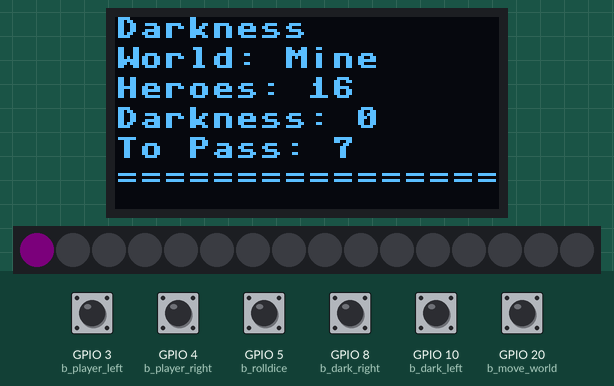
A program run on a simulated ESP32 board running MicroPython. Parts: 128×64 one-colour display, 16 RGB LEDs in strip order, left to right. Inputs (shaded band) come from the test bench; at power-on: GPIO 3 (b_player_left), GPIO 4 (b_player_right), GPIO 5 (b_rolldice), GPIO 8 (b_dark_right), GPIO 10 (b_dark_left), GPIO 20 (b_move_world) HIGH. Dim RGB values are drawn brighter than linear; files the program writes start out absent; random numbers come from a fixed seed; library files of the repository ran but are not shown: neopixel.py, ssd1306.py.

Above: at 1.4 s.
1.5 s: GPIO 5 (b_rolldice) pulled LOW for 0.15 s
At 2.9 s:
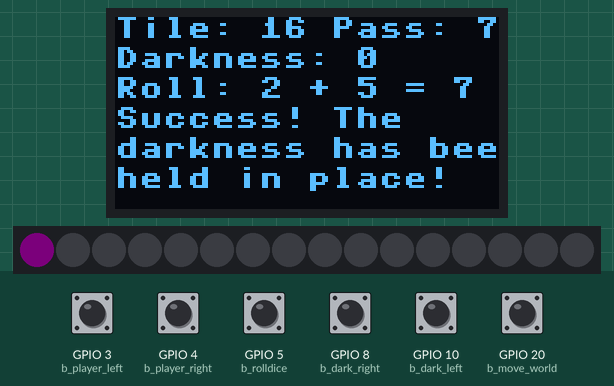
3.2 s: GPIO 3 (b_player_left) pulled LOW for 0.15 s
At 4.4 s:
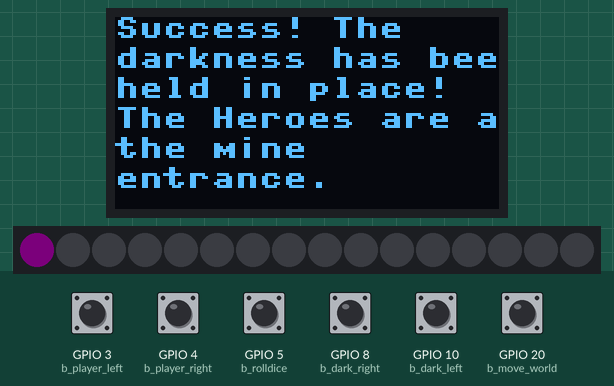
4.8 s: GPIO 4 (b_player_right) pulled LOW for 0.15 s
At 5.6 s:
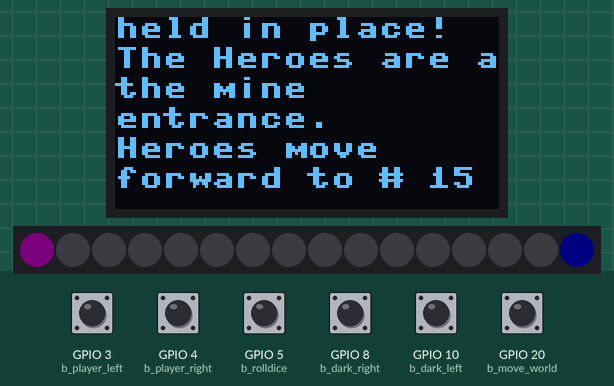
6.4 s: GPIO 8 (b_dark_right) pulled LOW for 0.15 s
At 7.4 s:
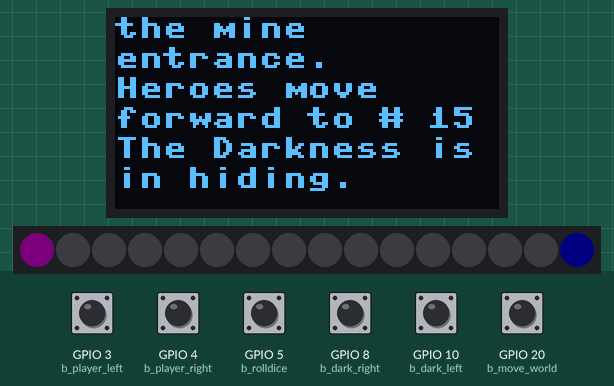
8.0 s: GPIO 10 (b_dark_left) pulled LOW for 0.15 s
At 9.2 s:
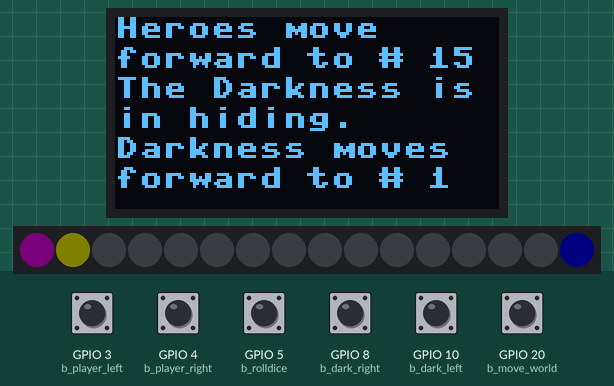
9.6 s: GPIO 20 (b_move_world) pulled LOW for 0.15 s
At 11.0 s:
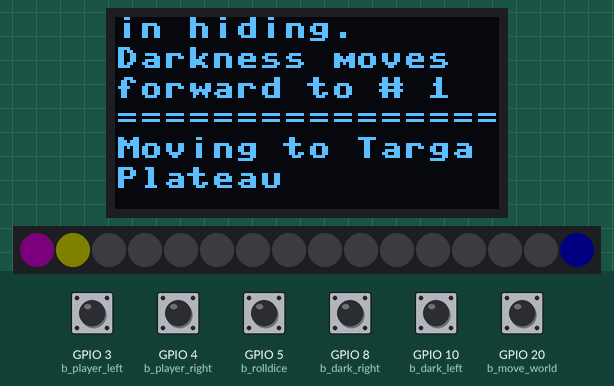
Timing chart, 0 to 12.2 s (numbered marks = the images above; inputs shaded):
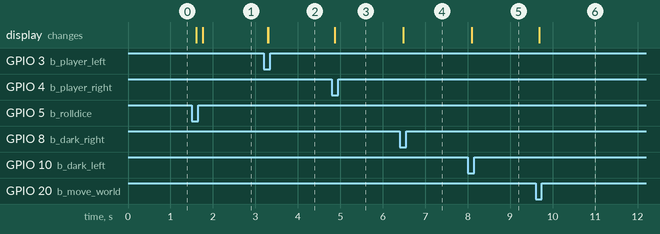

The program:

HBTDv1b.py
```python
from machine import Pin, SoftI2C, UART
import neopixel
import time
import random
import math
import sys
import ssd1306
import utime
import json
import uasyncio

################################## Start: Button assignments
b_player_left = Pin(3, Pin.IN, Pin.PULL_UP)
b_player_right = Pin(4, Pin.IN, Pin.PULL_UP)
b_rolldice = Pin(5, Pin.IN, Pin.PULL_UP)
b_dark_right = Pin(8, Pin.IN, Pin.PULL_UP)
b_dark_left = Pin(10, Pin.IN, Pin.PULL_UP)
b_move_world = Pin(20, Pin.IN, Pin.PULL_UP)


################################## Start: OLED Setup
#OLED Pin assignment
i2c = SoftI2C(scl=Pin(7), sda=Pin(6))  #Physical pin on ESP32
oled_width = 128
oled_height = 64
oled = ssd1306.SSD1306_I2C(oled_width, oled_height, i2c)

#Function to handle multi-line text display, wrap text
def display_print(*args, sep=' ', end='\n', max_width=16):
    """Formats and word-wraps text, then sends each line to display_lines()."""
    # Properly format the message while keeping spaces between arguments
    message = sep.join(str(arg) for arg in args) + end
    def word_wrap(text, width):
        """Splits text into lines that fit within the given width while preserving spaces correctly."""
        words = text.split(' ')  # Preserve spaces between words
        lines = []
        current_line = ""
        for word in words:
            if len(current_line) + len(word) <= width:
                if current_line:
                    current_line += " "  # Add space between words
                current_line += word
            else:
                lines.append(current_line)  # Save the current line
                current_line = word  # Start a new line with the next word

        if current_line:  # Add the last line
            lines.append(current_line)
        return lines
    wrapped_lines = word_wrap(message.strip(), max_width)
    for line in wrapped_lines:
        display_lines(line)  # Send each wrapped line separately

# Internal buffer for multi-line handling
buffer = []
line_height = 10
max_lines = oled_height // line_height

#Scroll text on display
def display_lines(message):
    global buffer
    lines = message.split('\n')

    for line in lines:
        if line.strip():
            buffer.append(line)
        if len(buffer) > max_lines:
            buffer.pop(0)  # Scroll up when buffer exceeds max_lines

    oled.fill(0)  # Clear the display
    for idx, line in enumerate(buffer):
        oled.text(line, 0, idx * line_height)
    oled.show()
################################## End: OLED Setup


################################## Start: Neopixel assignments
pin = Pin(2, Pin.OUT)   ##Physical pin on ESP32
np = neopixel.NeoPixel(pin, 16)   #Create NeoPixel driver: GPIOx, 16 pixels
np[0] = (3, 0, 3) #Set the first pixel to Purple
np.write() # write data to all pixels
#dread_tile = [0,4,9] ################################## Move this
#dark_tile = [2,5,7,11,13] ################################## Move this

################################# Global Constants
filename = "HBTDSave.txt"
start_player = 16
start_darkness = 0
start_topass = 7
start_world = 1
world = 1 ################################# Temporary placement. Removing after defining worlds

def loadsave():
    with open(filename) as file:
        data = json.load(file)

    player = data["player"]
    darkness = data["darkness"]
    topass = data["topass"]
    world = data["world"]

    return player, darkness, topass, world

def savegame(player, darkness, topass):
    with open(filename,"r+") as file:
        data = json.load(file)
        savelist = {"player": str(player), "darkness": str(darkness), "topass": str(topass), "world": str(world)}

    with open(filename,"w") as file:
        file.write(json.dumps(savelist))

def resetgame():
    with open(filename,"r+") as file:
        data = json.load(file)
        resetlist = {"player": str(start_player), "darkness": str(start_darkness), "topass": str(start_topass), "world": str(start_world)}

    with open(filename,"w") as file:
        file.write(json.dumps(resetlist))

#Set the initial values and then move to the main program
def initialize():
    playerdepth, darkdepth, topass, world = loadsave() #Retrieve saved Adventure data
    playerdepth = int(playerdepth)
    darkdepth = int(darkdepth)
    topass = int(topass)
    world = int(world)

    ledtrack(playerdepth, 0,darkdepth, 0) # Set NeoPixel

    display_print("Hold Back the Darkness")
    display_print("World:",worlds(world), "Heroes:", playerdepth,"\nDarkness:", darkdepth,"     ","\nTo Pass:", topass, end="")
    display_print("================")

    main(playerdepth,darkdepth,topass,world)

def main(playerdepth,darkdepth,topass,world):
    while True:
        playerdepth, darkdepth,topass = manualmove(playerdepth,darkdepth,topass,world)
        display_print("================")

#Track and initialize LED usage
def ledtrack(playerdepth, playermove,darkdepth,darkmove):
    playerdepth = playerdepth + playermove
    darkdepth = darkdepth + darkmove
    darkspecial = "Waiting"

    if playermove != 0: #check for hero movement
        if playerdepth <= 0:
            playerdepth = 0
            display_print("The Heroes have reached the end of the mines")
        elif playerdepth >= 16:
            playerdepth = 16
            display_print("The Heroes are at the mine entrance.")
        else:
            display_print("Heroes move forward to #",playerdepth)
    else: #darkness movement
        if darkdepth >= 16:
            darkdepth = 16
            display_print("The Darkness has escaped the mine!")
            gameover()
        elif darkdepth <= 0:
            darkdepth = 0
            display_print("The Darkness is in hiding.")
        else:
            display_print("Darkness moves forward to #",darkdepth)

    #Reset the NeoPixels
    for i in range(1,16):
        np[i] = (0,0,0)
        np.write()

    #Show the progress of the Heroes
    for i in range(15,playerdepth - 1, -1):
        np[i] = (0,0,5)
        np.write()

    #Show the progress of the Darkness
    if darkdepth in [15,11,6]:
        darkspecial = "Growing Dread"
        np[darkdepth] = (0,5,0)
    elif darkdepth in [13,10,8,4,2]:
        darkspecial = "Darkness"
        #lightshow(6,darkspecial)
        np[darkdepth] = (5,0,0)
    elif darkdepth > 0:
        darkspecial = "Standard Space"
        np[darkdepth] = (5,5,0)
    np.write()


    #Track the player location and the "To Pass" requirement.
    if playerdepth <= 16 and playerdepth >=11:
        topass = 7
    elif playerdepth <= 10 and playerdepth >=6:
        topass = 8
    else:
        topass = 9

    savegame(playerdepth, darkdepth, topass)

    return playerdepth, darkdepth, darkspecial, topass


def manualmove(playerdepth,darkdepth,topass,world):
    button_player_right = False #Initial button state
    button_player_left = False #Initial button state
    button_dark_right = False #Initial button state
    button_dark_left = False #Initial button state
    button_pressed_roll = False #Initial button state
    button_move_world = False #Initial button state


    while True:
        #Move player right
        if b_player_right.value() == 0 and not button_player_right:  # Detect the falling edge (press event)
            button_player_right = True  # Mark that the button press has been registered
            playerdepth, darkdepth, darkspecial, topass = ledtrack(playerdepth, -1,darkdepth,0)
            time.sleep(0.5)  # Debounce delay to prevent multiple triggers
        elif b_player_right.value() == 1:  # Reset when button is released
            button_player_right = False

        #Move player left
        if b_player_left.value() == 0 and not button_player_left: #and playerdepth < 15:  # Detect the falling edge (press event)
            button_player_left = True  # Mark that the button press has been registered
            playerdepth, darkdepth, darkspecial, topass = ledtrack(playerdepth, 1,darkdepth,0)
            time.sleep(0.5)  # Debounce delay to prevent multiple triggers
        elif b_player_left.value() == 1:  # Reset when button is released
            button_player_left = False


        #Move dark left
        if b_dark_left.value() == 0 and not button_dark_left: #and playerdepth < 15:  # Detect the falling edge (press event)
            button_dark_left = True  # Mark that the button press has been registered
            playerdepth, darkdepth, darkspecial, topass = ledtrack(playerdepth,0,darkdepth,1)
            time.sleep(0.5)  # Debounce delay to prevent multiple triggers
        elif b_dark_left.value() == 1:  # Reset when button is released
            button_dark_left = False

        #Move dark right
        if b_dark_right.value() == 0 and not button_dark_right: #and playerdepth < 15:  # Detect the falling edge (press event)
            button_dark_right = True  # Mark that the button press has been registered
            playerdepth, darkdepth, darkspecial, topass = ledtrack(playerdepth,0,darkdepth,-1)
            time.sleep(0.5)  # Debounce delay to prevent multiple triggers
        elif b_dark_right.value() == 1:  # Reset when button is released
            button_dark_right = False

        #Move world
        if b_move_world.value() == 0 and not button_move_world: #and playerdepth < 15:  # Detect the falling edge (press event)
            button_move_world = True  # Mark that the button press has been registered
            #world_old: 1
            world += 1
            if world > 3:
                world = 1
            display_print("================")
            display_print("Moving to", worlds(world))
            time.sleep(0.5)  # Debounce delay to prevent multiple triggers
        elif b_move_world.value() == 1:  # Reset when button is released
            button_move_world = False

        #Roll dice
        if b_rolldice.value() == 0 and not button_pressed_roll:
            button_pressed_roll = True
            display_print("Roll dice")
            roll_1, roll_2, roll, double = rolldice()
            display_print("R1:",roll_1,"R2:",roll_2,"R:","Dub:",double)
            darkdepth = result(playerdepth, darkdepth, topass, roll_1, roll_2, roll, double, world)
            time.sleep(0.5)  # Debounce delay to prevent multiple triggers
        elif b_rolldice.value() == 1:  # Reset when button is released
            button_pressed_roll = False

        #Reset Adventure
        if b_dark_right.value() == 0: # and not button_dark_right:
            resetcountdown = 0
            while b_dark_right.value() == 0:
                resetcountdown += 1
                time.sleep(0.5)
                if resetcountdown == 10:
                    button_pressed_roll = True
                    display_print("Adventure Reset \n Please wait")
                    time.sleep(5)
                    resetgame()
                    time.sleep(0.5)
                    initialize()
                    time.sleep(0.5)


        time.sleep(0.05)  # Debounce delay

def rolldice():
    roll_1 = random.randint(1,6)
    roll_2 = random.randint(1,6)
    roll = roll_1 + roll_2

    if roll_1 == roll_2:
        double = True
    else:
        double = False

    return roll_1, roll_2, roll, double

#Get the penality for doubles.
def doubles(roll_1,world):
    ######################################################################Will need to incorporate world type
    if world == 1:    #Mines
        doublelist = [
            "Ambush Attack!",
            "Dark Dread",
            "Creeping Darkness",
            "Falling Rubble",
            "Terrifying Shriek",
            "Stubborn Resolve"
            ]
    if world == 2:    #Targa Plateau
        doublelist = [
            "Ambush Attack!",
            "Dark Dread",
            "Creeping Darkness",
            "Blizzard",
            "Echoes of Death",
            "Treasures of the Past"
            ]
    if world == 3:    #Swamps of Jargono
        doublelist = [
            "Ambush Attack!",
            "Dark Dread",
            "Creeping Darkness",
            "Volley of Arrows",
            "Tribal Drums",
            "Fountain of Life"
            ]

    return doublelist[roll_1 - 1]

def result(playerdepth, darkdepth, topass,roll_1,roll_2, roll, double, world):
    display_print("Tile:",playerdepth,"Pass:",topass) #Show the player's depth and To Pass
    display_print("Darkness:",darkdepth) #Show the darkness' depth
    display_print("Roll:",roll_1, "+", roll_2, "=", roll) #Show the roll and total


    #Determine the results of the roll.
    if double == True: #Penalty for doubles
        display_print("Double", str(roll_1) + "'s:")
        display_print("    " + doubles(roll_1, 1)) ###################################################################### Replace "1" with World Number variable
    elif roll < topass: #Roll failure
        playerdepth, darkdepth, darkspecial, topass = ledtrack(playerdepth,0,darkdepth,1) #Move the darkness marker
        #display_print("Failure!")
        display_print("Darkness moves to space #" + str(darkdepth))
        if darkspecial != "Standard Space":
            #display_print("Draw a", darkspecial, "card!")
            display_print(darkspecial + "!")
    else:
        display_print("Success! The darkness has been held in place!")
    return darkdepth

def worlds(world):
    worldlist = {"1": "Mine", "2": "Targa Plateau","3": "Swamps of Jargano"}

    worldname = worldlist[str(world)]

    return worldname


def gameover():
    n = np.n
    sleepytime = 0

    while sleepytime < 10:
        for i in range(0,n):
            np[i] = (5,0,0)
        np.write()
        time.sleep_ms(200)
        for i in range(0,n):
            spin = random.randint(1,6)
            np[i] = (spin, spin, spin)
        np.write()
        time.sleep_ms(200)

        sleepytime = sleepytime + 1

    while True:
        for i in range(4 * n):
            for j in range(n):
                np[j] = (0, 0, 0)
            np[i % n] = (random.randint(1,6),random.randint(1,6),random.randint(1,6))
            np.write()
            time.sleep_ms(25)

    resetgame()

initialize()
```

Measured:
- after the input at 1.5 s, the display: first changes after 0.10 s (image 1 shows a later state)
- after the input at 3.2 s, the display: first changes after 0.09 s (image 2 shows a later state)
- after the input at 4.8 s, the display: changes after 0.07 s (image 3)
- after the input at 6.4 s, the display: changes after 0.09 s (image 4)
- after the input at 8.0 s, the display: changes after 0.10 s (image 5)
- after the input at 9.6 s, the display: first differs from a run without the input after 0.08 s (image 6)
